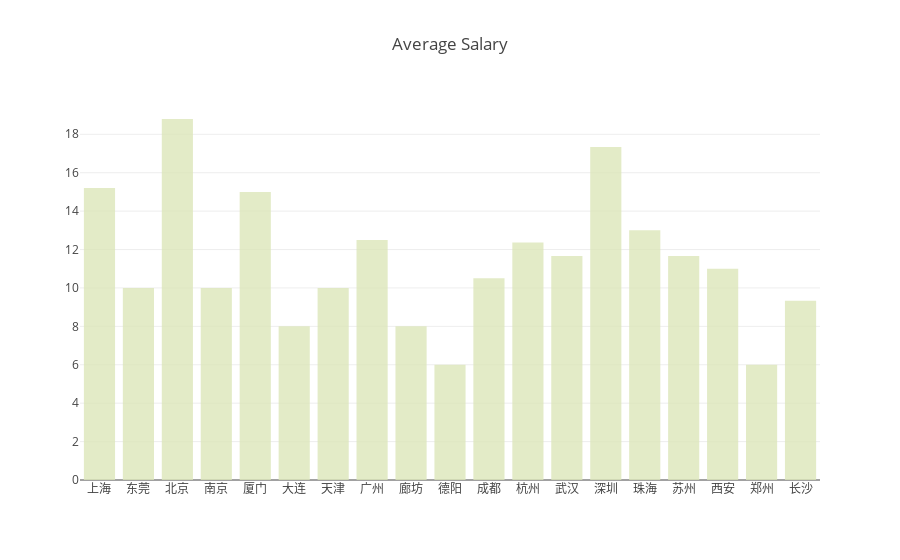

Notebook code cell kept with this figure:
### Code cell
data = [go.Bar(
    x=['上海', '东莞', '北京','南京','厦门','大连','天津','广州','廊坊','德阳','成都','杭州','武汉','深圳','珠海','苏州','西安','郑州','长沙'],
    y=[15.205882,10.000000,18.796296,10.000000,15.00000,8.000000,10.000000,12.500000,8.000000, 6.000000,10.500000,12.363636,11.666667,17.333333,13.000000,11.666667,11.000000,6.000000,9.333333,],
    marker=dict(
        color=[ 'rgba(220,230,185,0.8)','rgba(220,230,185,0.8)','rgba(220,230,185,0.8)','rgba(220,230,185,0.8)','rgba(220,230,185,0.8)','rgba(220,230,185,0.8)','rgba(220,230,185,0.8)','rgba(220,230,185,0.8)','rgba(220,230,185,0.8)','rgba(220,230,185,0.8)','rgba(220,230,185,0.8)',
              'rgba(220,230,185,0.8)', 'rgba(220,230,185,0.8)','rgba(220,230,185,0.8)','rgba(220,230,185,0.8)','rgba(220,230,185,0.8)','rgba(220,230,185,0.8)','rgba(220,230,185,0.8)','rgba(220,230,185,0.8)'])    
)]
iplot({"data": data,"layout": Layout(title="Average Salary"),})

### Figure 1 — Plotly figure (JSON) as saved in the notebook; plotly's stock layout.template omitted (floating-point values rounded to 4 significant figures)
{"data": [{"marker": {"color": ["rgba(220,230,185,0.8)", "rgba(220,230,185,0.8)", "rgba(220,230,185,0.8)", "rgba(220,230,185,0.8)", "rgba(220,230,185,0.8)", "rgba(220,230,185,0.8)", "rgba(220,230,185,0.8)", "rgba(220,230,185,0.8)", "rgba(220,230,185,0.8)", "rgba(220,230,185,0.8)", "rgba(220,230,185,0.8)", "rgba(220,230,185,0.8)", "rgba(220,230,185,0.8)", "rgba(220,230,185,0.8)", "rgba(220,230,185,0.8)", "rgba(220,230,185,0.8)", "rgba(220,230,185,0.8)", "rgba(220,230,185,0.8)", "rgba(220,230,185,0.8)"]}, "type": "bar", "uid": "004ea2ae-7eb1-4836-81bf-55b2556abc1c", "x": ["上海", "东莞", "北京", "南京", "厦门", "大连", "天津", "广州", "廊坊", "德阳", "成都", "杭州", "武汉", "深圳", "珠海", "苏州", "西安", "郑州", "长沙"], "y": [15.21, 10, 18.8, 10, 15, 8, 10, 12.5, 8, 6, 10.5, 12.36, 11.67, 17.33, 13, 11.67, 11, 6, 9.333]}], "layout": {"title": "Average Salary"}}
